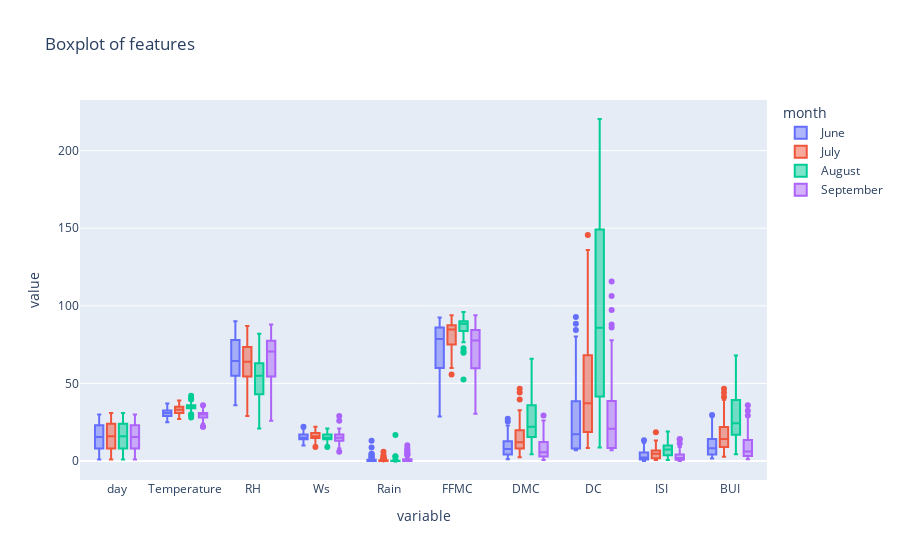

This figure's notebook cell:
### Markdown cell above
Using a boxplot we can get a better understanding of the distribution of our data.

### Code cell
# Map months to month names
months = {"6": "June", "7": "July", "8": "August", "9": "September"}

fig = px.box(forest_fires_fwi.df_clean.drop(columns="Classes"), color="month", 
    title="Boxplot of features")
# Loop over traces and update plot with name from months mapping
fig.for_each_trace(lambda t: t.update(name = months[t.name],
                                      legendgroup = months[t.name],
                                      hovertemplate = t.hovertemplate.replace(t.name, months[t.name])
                                     )
                  )

### Figure 1 — Plotly figure (JSON) as saved in the notebook; plotly's stock layout.template omitted (floating-point values rounded to 4 significant figures; data arrays with more than 128 entries replaced by an {"elided": "..."} marker saying what was removed)
{"data": [{"alignmentgroup": "True", "hovertemplate": "month=June<br>variable=%{x}<br>value=%{y}<extra></extra>", "legendgroup": "June", "marker": {"color": "#636efa"}, "name": "June", "notched": false, "offsetgroup": "6", "orientation": "v", "showlegend": true, "type": "box", "x": {"elided": "600 str values"}, "x0": " ", "xaxis": "x", "y": {"elided": "600 float values"}, "y0": " ", "yaxis": "y"}, {"alignmentgroup": "True", "hovertemplate": "month=July<br>variable=%{x}<br>value=%{y}<extra></extra>", "legendgroup": "July", "marker": {"color": "#EF553B"}, "name": "July", "notched": false, "offsetgroup": "7", "orientation": "v", "showlegend": true, "type": "box", "x": {"elided": "610 str values"}, "x0": " ", "xaxis": "x", "y": {"elided": "610 float values"}, "y0": " ", "yaxis": "y"}, {"alignmentgroup": "True", "hovertemplate": "month=August<br>variable=%{x}<br>value=%{y}<extra></extra>", "legendgroup": "August", "marker": {"color": "#00cc96"}, "name": "August", "notched": false, "offsetgroup": "8", "orientation": "v", "showlegend": true, "type": "box", "x": {"elided": "620 str values"}, "x0": " ", "xaxis": "x", "y": {"elided": "620 float values"}, "y0": " ", "yaxis": "y"}, {"alignmentgroup": "True", "hovertemplate": "month=September<br>variable=%{x}<br>value=%{y}<extra></extra>", "legendgroup": "September", "marker": {"color": "#ab63fa"}, "name": "September", "notched": false, "offsetgroup": "9", "orientation": "v", "showlegend": true, "type": "box", "x": {"elided": "600 str values"}, "x0": " ", "xaxis": "x", "y": {"elided": "600 float values"}, "y0": " ", "yaxis": "y"}], "layout": {"boxmode": "group", "legend": {"title": {"text": "month"}, "tracegroupgap": 0}, "title": {"text": "Boxplot of features"}, "xaxis": {"anchor": "y", "domain": [0, 1], "title": {"text": "variable"}}, "yaxis": {"anchor": "x", "domain": [0, 1], "title": {"text": "value"}}}}
